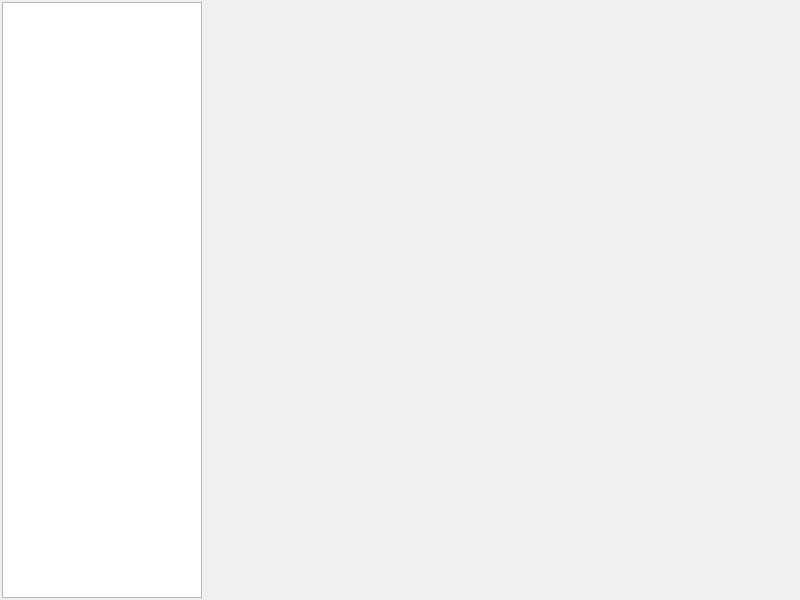
<?xml version="1.0" encoding="UTF-8"?>
<ui version="4.0">
 <class>EditorSettingsBrowser</class>
 <widget class="QWidget" name="EditorSettingsBrowser">
  <property name="geometry">
   <rect>
    <x>0</x>
    <y>0</y>
    <width>800</width>
    <height>600</height>
   </rect>
  </property>
  <property name="windowTitle">
   <string>Editor Preferences</string>
  </property>
  <property name="windowIcon">
   <iconset resource="../../../res/WorldEditor.qrc">
    <normaloff>:/Style/styles/dark/icons/equalizer.png</normaloff>:/Style/styles/dark/icons/equalizer.png</iconset>
  </property>
  <layout class="QHBoxLayout" name="horizontalLayout">
   <property name="leftMargin">
    <number>2</number>
   </property>
   <property name="topMargin">
    <number>2</number>
   </property>
   <property name="rightMargin">
    <number>2</number>
   </property>
   <property name="bottomMargin">
    <number>2</number>
   </property>
   <item>
    <widget class="QListView" name="groups">
     <property name="minimumSize">
      <size>
       <width>200</width>
       <height>0</height>
      </size>
     </property>
     <property name="maximumSize">
      <size>
       <width>200</width>
       <height>16777215</height>
      </size>
     </property>
    </widget>
   </item>
   <item>
    <widget class="PropertyEditor" name="propertiesWidget" native="true"/>
   </item>
  </layout>
 </widget>
 <customwidgets>
  <customwidget>
   <class>PropertyEditor</class>
   <extends>QWidget</extends>
   <header>screens/propertyedit/propertyeditor.h</header>
   <container>1</container>
  </customwidget>
 </customwidgets>
 <resources>
  <include location="../../../res/WorldEditor.qrc"/>
  <include location="../../../res/WorldEditor.qrc"/>
 </resources>
 <connections/>
</ui>
